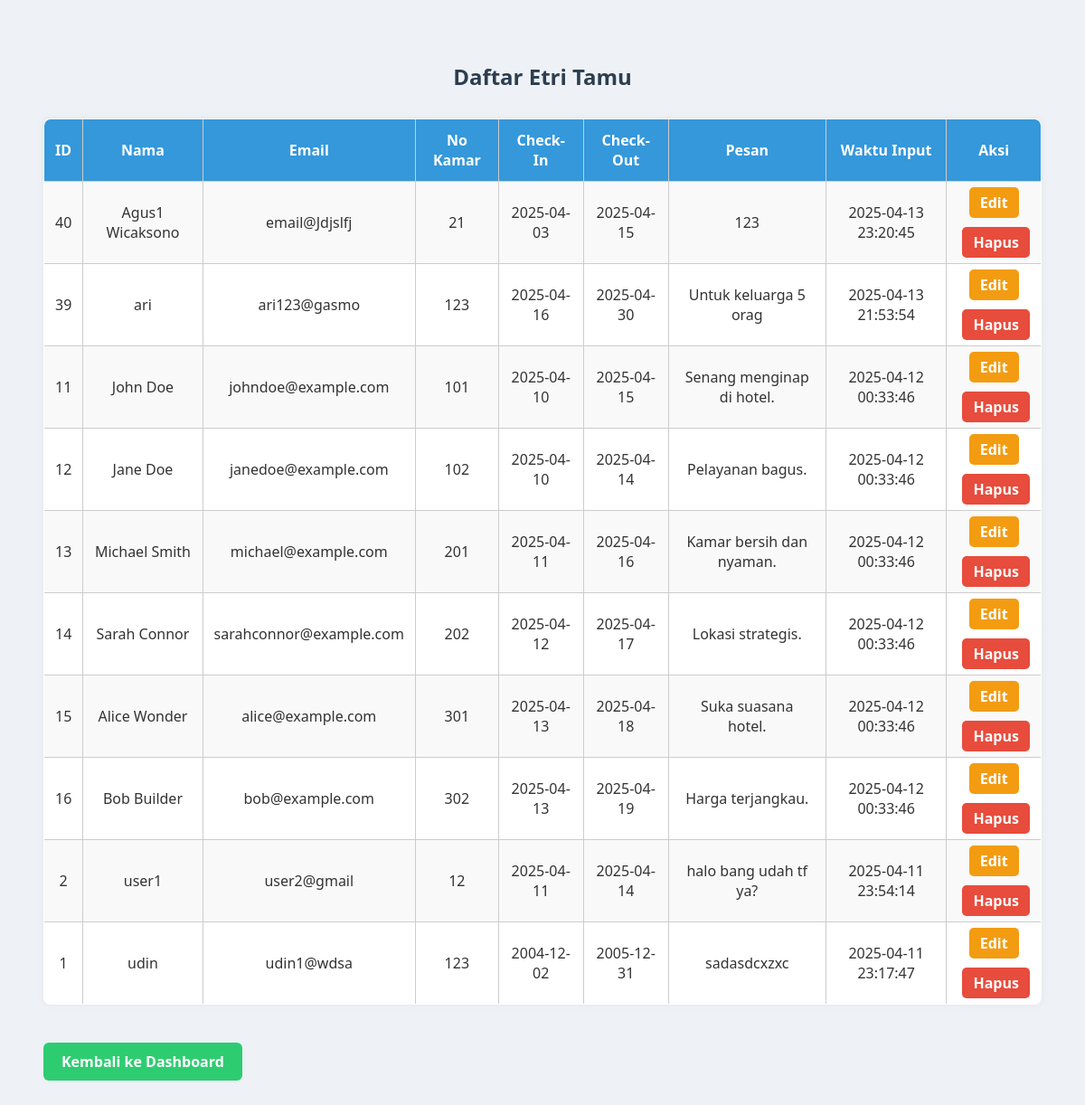
/admin/entries.php (signed in), run on the app's committed database.
### tables this page shows
CREATE TABLE `tamu` (
  `id` int(11) NOT NULL AUTO_INCREMENT,
  `user_id` int(11) DEFAULT NULL,
  `nama` varchar(100) DEFAULT NULL,
  `email` varchar(100) DEFAULT NULL,
  `no_kamar` varchar(10) DEFAULT NULL,
  `tgl_checkin` date DEFAULT NULL,
  `tgl_checkout` date DEFAULT NULL,
  `pesan` text DEFAULT NULL,
  `waktu_input` timestamp NULL DEFAULT current_timestamp(),
  PRIMARY KEY (`id`),
  KEY `user_id` (`user_id`),
  CONSTRAINT `tamu_ibfk_1` FOREIGN KEY (`user_id`) REFERENCES `user` (`id`) ON DELETE SET NULL
);

### admin/entries.php (the view, shortened to what this page needs)
<?php
include("../config/config.php");
$sql = "SELECT * FROM tamu ORDER BY waktu_input DESC";
$result = $conn -> query($sql);
?>
<!DOCTYPE html>
<html lang="en">
<head>
    <link rel="stylesheet" href="../assets/css/admin/entries.css">
</head>
<body>
    <h2>Daftar Etri Tamu</h2>
    <table border="1" cellpadding="5">
        <tr>
            <th>ID</th>
            <th>Nama</th>
            <th>Email</th>
            <th>No Kamar</th>
            <th>Check-In</th>
            <th>Check-Out</th>
            <th>Pesan</th>
            <th>Waktu Input</th>
            <th>Aksi</th>
        </tr>
        <?php while($row = $result -> fetch_assoc()) { ?>
        <tr>
            <td><?= $row['id'] ?></td>
            <td><?= $row['nama'] ?></td>
            <td><?= $row['email'] ?></td>
            <td><?= $row['no_kamar'] ?></td>
            <td><?= $row['tgl_checkin'] ?></td>
            <td><?= $row['tgl_checkout'] ?></td>
            <td><?= $row['pesan'] ?></td>
            <td><?= $row['waktu_input'] ?></td>
            <td>
                <a href="edit.php? id= <?= $row['id']; ?>">Edit</a>
                <br><br>
                <a href="delete.php? id= <?= $row['id']; ?>"onclick = "return confirm('Yakin hapus entri ini?');">Hapus</a>
            </td>
        </tr>
        <?php } ?>
    </table>
    <br>
    <a href="dashboard.php">Kembali ke Dashboard</a>
</body>
</html>

### assets/css/admin/entries.css (style rules this page uses)
body { font-family: "Segoe UI", Tahoma, Geneva, Verdana, sans-serif; background-color: #eef1f5; padding: 30px; padding: 40px; color: #333; }
h2 { text-align: center; color: #2c3e50; margin-bottom: 30px; }
table { width: 100%; border-collapse: collapse; background-color: #fff; box-shadow: 0 0 10px rgba(0, 0, 0, 0.05); border-radius: 8px; overflow: hidden; }
table th, table td { padding: 12px; text-align: center; border: 1px solid #ccc; }
table th { background-color: #3498db; color: white; }
table tr:nth-child(even) { background-color: #f9f9f9; }
a { text-decoration: none; padding: 6px 12px; border-radius: 5px; font-weight: bold; transition: 0.2s ease-in-out; }
a[href*="edit"] { background-color: #f39c12; color: white; }
a[href*="delete"] { background-color: #e74c3c; color: white; margin-left: 5px; }
a[href*="dashboard"] { display: inline-block; margin-top: 20px; background-color: #2ecc71; color: white; padding: 10px 20px; border-radius: 6px; text-align: center; }

### data on the page
tamu: id "40", nama "Agus1 Wicaksono", email "email@Jdjslfj", no_kamar "21", tgl_checkin "2025-04-03", tgl_checkout "2025-04-15", pesan "123", waktu_input "2025-04-13 23:20:45"
tamu: id "39", nama "ari", email "ari123@gasmo", no_kamar "123", tgl_checkin "2025-04-16", tgl_checkout "2025-04-30", pesan "Untuk keluarga 5 orag", waktu_input "2025-04-13 21:53:54"
tamu: id "11", nama "John Doe", email "johndoe@example.com", no_kamar "101", tgl_checkin "2025-04-10", tgl_checkout "2025-04-15", pesan "Senang menginap di hotel.", waktu_input "2025-04-12 00:33:46"
tamu: id "12", nama "Jane Doe", email "janedoe@example.com", no_kamar "102", tgl_checkin "2025-04-10", tgl_checkout "2025-04-14", pesan "Pelayanan bagus.", waktu_input "2025-04-12 00:33:46"
tamu: id "13", nama "Michael Smith", email "michael@example.com", no_kamar "201", tgl_checkin "2025-04-11", tgl_checkout "2025-04-16", pesan "Kamar bersih dan nyaman.", waktu_input "2025-04-12 00:33:46"
tamu: id "14", nama "Sarah Connor", email "sarahconnor@example.com", no_kamar "202", tgl_checkin "2025-04-12", tgl_checkout "2025-04-17", pesan "Lokasi strategis.", waktu_input "2025-04-12 00:33:46"
tamu: id "15", nama "Alice Wonder", email "alice@example.com", no_kamar "301", tgl_checkin "2025-04-13", tgl_checkout "2025-04-18", pesan "Suka suasana hotel.", waktu_input "2025-04-12 00:33:46"
tamu: id "16", nama "Bob Builder", email "bob@example.com", no_kamar "302", tgl_checkin "2025-04-13", tgl_checkout "2025-04-19", pesan "Harga terjangkau.", waktu_input "2025-04-12 00:33:46"
tamu: id "2", nama "user1", email "user2@gmail", no_kamar "12", tgl_checkin "2025-04-11", tgl_checkout "2025-04-14", pesan "halo bang udah tf ya?", waktu_input "2025-04-11 23:54:14"
tamu: id "1", nama "udin", email "udin1@wdsa", no_kamar "123", tgl_checkin "2004-12-02", tgl_checkout "2005-12-31", pesan "sadasdcxzxc", waktu_input "2025-04-11 23:17:47"
